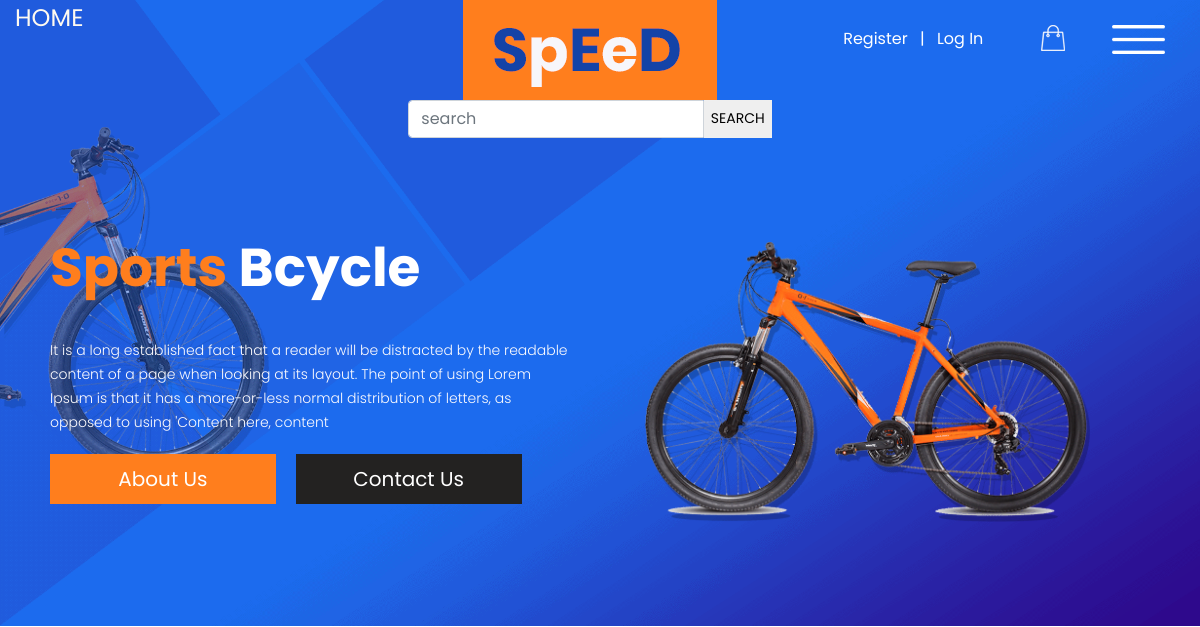
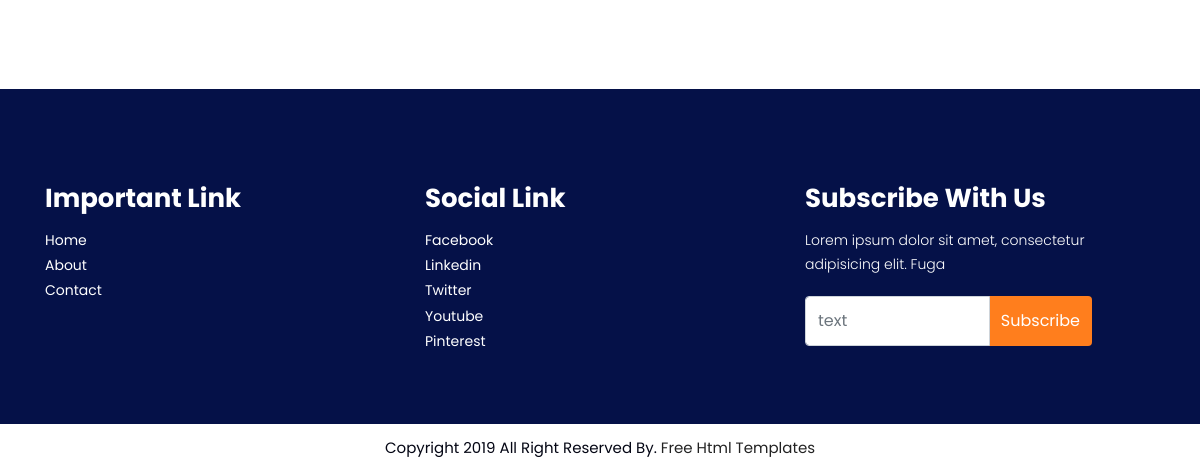
The app's page /, older data (2 pictures, top to bottom).
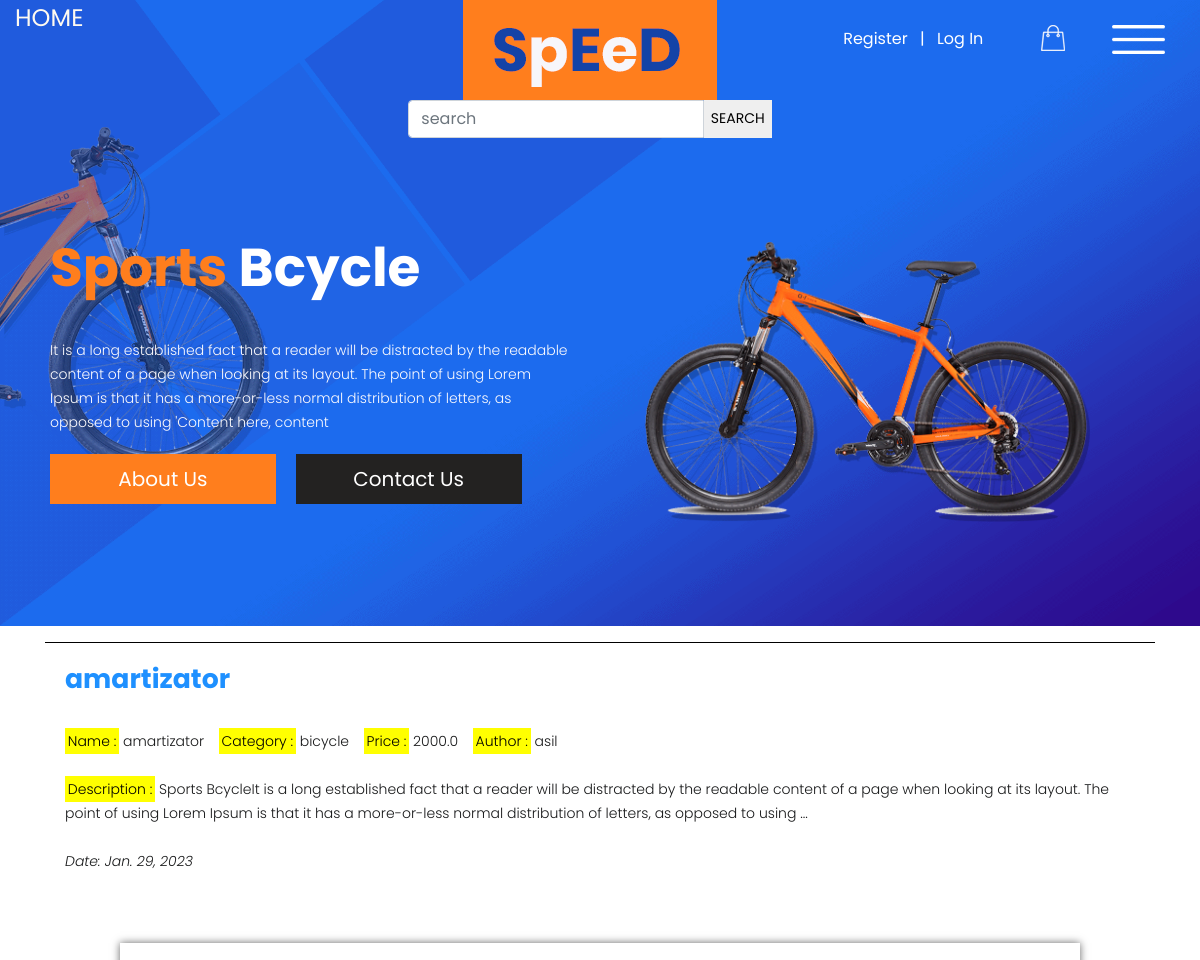
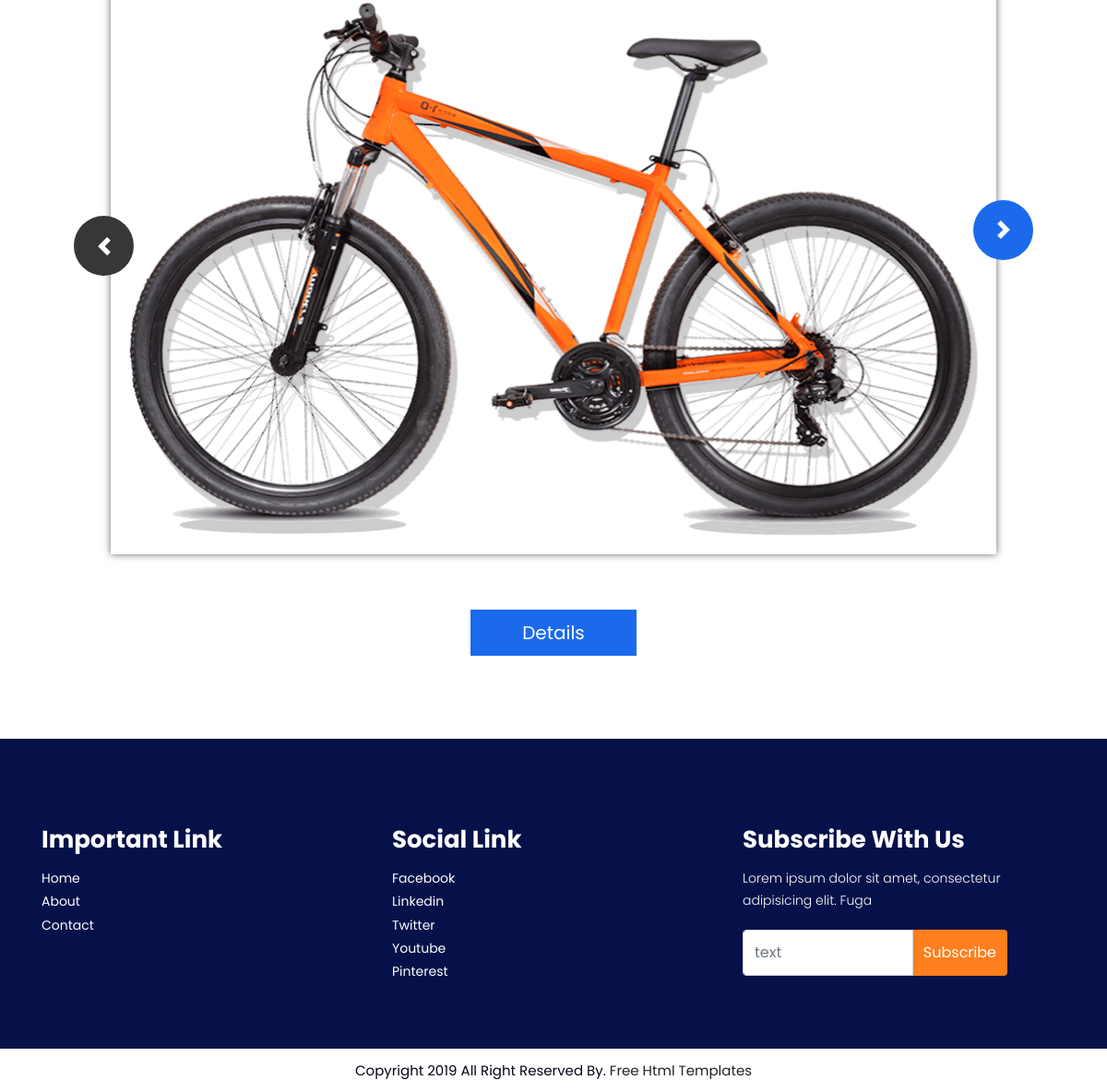
The same page, newer data (2 pictures, top to bottom).
### app/models.py (models this page shows, shortened)
class Product(models.Model):
    title = models.CharField(max_length=155)
    image = models.ImageField()
    text = models.TextField()
    price = models.FloatField()
    quantitiy = models.IntegerField()
    category = models.ForeignKey(Category, on_delete=models.CASCADE)
    date = models.DateField(auto_now_add=True)
    author = models.ForeignKey(get_user_model(), on_delete=models.CASCADE)
    image2 = models.ImageField()
    image3 = models.ImageField()

class Category(models.Model):
    title = models.CharField(max_length=155)
    def __str__(self):
        return self.title

### app/views.py (the view)
# urls.py: path('', IndexVIew.as_view(), name='index'),
class IndexVIew(ListView):
    Product.objects.order_by('price')
    model = Product
    template_name = 'index.html'
    queryset = Product.objects.all()
    context_object_name = 'products'
    def get_queryset(self):
        title = self.request.GET.get('title')
        if title:
            return Product.objects.filter(title__icontains=title)
        return Product.objects.all()

### templates/index.html (shortened to what this page needs)
{% load static %}
<!DOCTYPE html>
<html lang="en">
   <head>
      <link rel="stylesheet" href="{% static 'css/bootstrap.min.css' %}">
      <link rel="stylesheet" href="{% static 'css/style.css' %}">
      <link rel="stylesheet" href="{% static 'css/responsive.css' %}">
      <link rel="stylesheet" href="{% static 'css/jquery.mCustomScrollbar.min.css' %}">
      <link rel="stylesheet" href="https://netdna.bootstrapcdn.com/font-awesome/4.0.3/{% static 'css/font-awesome.css' %}">
      <link rel="stylesheet" href="{% static 'css/owl.carousel.min.css' %}">
      <link rel="stylesheet" href="{% static 'css/owl.theme.default.min.css' %}">
      <link rel="stylesheet" href="https://cdnjs.cloudflare.com/ajax/libs/fancybox/2.1.5/jquery.fancybox.min.css" media="screen">
   </head>
   <body>
<div id="main">
      <form class="header_section">
        <div class="container-fluid">
         <div class="row">
            <div class="col-sm-4">
               <div class="search_icon"><h1 style="color: floralwhite">HOME</h1></div>
            </div>
        <form action="{% url 'index' %}">
            <div class="col-sm-4">
               <div class="logo"><img src="{% static 'images/logo.png' %}"></div>
                <div class="input-group" style="text-indent: 78px">
                    <input type="text" class="form-control" placeholder="search" name="title"
                        value="{{ request.GET.title }}">
                    <button>&ensp;SEARCH&ensp;</button>
                </div>
            </div>
            <div class="col-sm-4">
               <div class="togle_3">
                  {% if user.is_authenticated %}
                  <div class="left_main">
                     <div class="menu_main">
                        {{ user.username }}&ensp;|&ensp;<a href="{% url 'logout' %}"> Log out</a>
                     </div>
                  </div>
                  {% else %}
                  <div class="left_main">
                     <div class="menu_main">
                        <a href="{% url 'register' %}">Register</a> &ensp;|&ensp;
                        <a href="{% url 'login' %}">Log In</a>
                     </div>
                  </div>
                  {% endif %}
                  <div class="middle_main">
                     <div class="shoping_bag"><img src="{% static 'images/shopping-bag.png' %}"></div>
                  </div>
                  <div class="right_main">
                     <div class="togle_main"><a class="class="openbtn onclick="openNav()"><img src="{% static 'images/togle-menu-icon.png' %}" style="max-width: 100%;"></a></div>
                  </div>
               </div>
               </div>
            </div>
         </div>
      <div class="banner_section layout_padding">
      <div class="container">
      <section>
         <div id="main_slider" class="section carousel slide banner-main" data-ride="carousel">
            <div class="carousel-inner">
               <div class="carousel-item active">
                  <div class="container">
                     <div class="row marginii">
                        <div class="col-xl-6 col-lg-6 col-md-6 col-sm-12">
                           <div class="carousel-sporrt_text ">
                              <h1 class="sport_text"><strong>Sports <span style="color: #fff;">Bcycle</span></strong></h1>
                              <p class="lorem_text">It is a long established fact that a reader will be distracted by the readable content of a page when looking at its layout. The point of using Lorem Ipsum is that it has a more-or-less normal distribution of letters, as opposed to using 'Content here, content</p>
                              <button class="boynow_bt"><a href="{% url 'about' %}" style="color:#ffffff;">About Us</a> </button>
                              <button class="contact_bt"><a href="{% url 'contact' %}" style="color: #ffffff">Contact Us</a></button>
                           </div>
                        </div>
                        <div class="col-xl-6 col-lg-6 col-md-6 col-sm-12">
                           <div class="img-box">
                              <figure><img src="{% static 'images/img-1.png' %}" style="max-width: 100%;"/></figure>
                           </div>
                        </div>
                     </div>
                  </div>
               </div>
            </div>
         </div>
      </section>
      </div>
      </div>
   </div>
{% block content %}
{% for product in object_list %}
<div class="our_section">
      <div class="container">
         <div class="row">
            <div class="col-sm-12">
                <hr color="black">
               <h1 class="our_text"><strong style="color:dodgerblue;">{{ product.title }}</strong></h1>
               <p class="about_lorem">
                   <mark>Name :</mark> {{ product.title }}
                   <mark>Category :</mark> {{ product.category }}
                   <mark>Price :</mark> {{ product.price }}
                   <mark>Author :</mark> {{ product.author }}
                   <br>
                   <br>
                   <mark>Description :</mark> {{ product.text|slice:250 }} ...
                   <br>
                   <br>
                   <i>Date: {{ product.date }}</i>
               </p>
            </div>
         </div>
      </div>
      <div class="our_section_2">
         <div class="our_main">
            <div id="my_slider" class="carousel slide" data-ride="carousel">
               <div class="carousel-inner">
               <div class="carousel-item active">
                  <img class="d-block w-100" src="{{ product.image.url }}" alt="First slide">
               </div>
            </div>
               <a class="carousel-control-prev" href="#my_slider" role="button" data-slide="prev">
                 <span class="carousel-control-prev-icon" aria-hidden="true"></span>
               </a>
               <a class="carousel-control-next" href="#my_slider" role="button" data-slide="next">
                 <span class="carousel-control-next-icon" aria-hidden="true"></span>
               </a>
            </div>
          </div>
          <button class="seemore_bt"><a href="{% url 'product_detail' product.pk %}" style="color: #ffffff">Details</a></button>
      </div>
   </div>
{% endfor %}
{% endblock content %}
   <div class="footer_section layout_padding">
      <div class="container">
         <div class="row">
            <div class="col-sm-4">
               <h2 class="important_text">Important Link</h2>
               <div class="footer_menu">
                  <ul>
                       <li><a href="{% url 'index' %}">Home</a></li>
                       <li><a href="{% url 'about' %}">About</a></li>
                       <li><a href="{% url 'contact' %}">Contact</a></li>
                  </ul>
               </div>
            </div>
            <div class="col-sm-4">
               <h2 class="important_text">Social Link</h2>
               <div class="footer_menu">
                  <ul>
                     <li><a href="#">Facebook</a></li>
                     <li><a href="#">Linkedin</a></li>
                     <li><a href="#">Twitter</a></li>
                     <li><a href="#">Youtube</a></li>
                     <li><a href="#">Pinterest</a></li>
                  </ul>
               </div>
            </div>
            <div class="col-sm-4">
               <h2 class="important_text">Subscribe With Us</h2>
               <p class="footer_lorem_text">Lorem ipsum dolor sit amet, consectetur adipisicing elit. Fuga</p>
               <div class="input-group mb-3">
                  <input type="text" class="form-control" placeholder="text" aria-label="Recipient's username" aria-describedby=" basic-addon2">
                  <div class="input-group-append">
                     <span class="input-group-text" id="basic-addon2">Subscribe</span>
                  </div>
               </div>
            </div>
         </div>
      </div>
   </div>
   <div class="copyright_text">Copyright 2019 All Right Reserved By. <a href="https://html.design"> Free Html Templates</a></div>
   </body>
   </html>

Row changes from the older to the newer data that the page shows:
added Product: title "amartizator", category "bicycle", price "2000.0", author "asil", text "Sports BcycleIt is a long established fact that a reader will be distracted by the readable content of a page when looking at its layout. The point of using Lorem Ipsum is that it has a more-or-less normal distribution of letters, as opposed to using", date "Jan. 29, 2023", image (picture)
